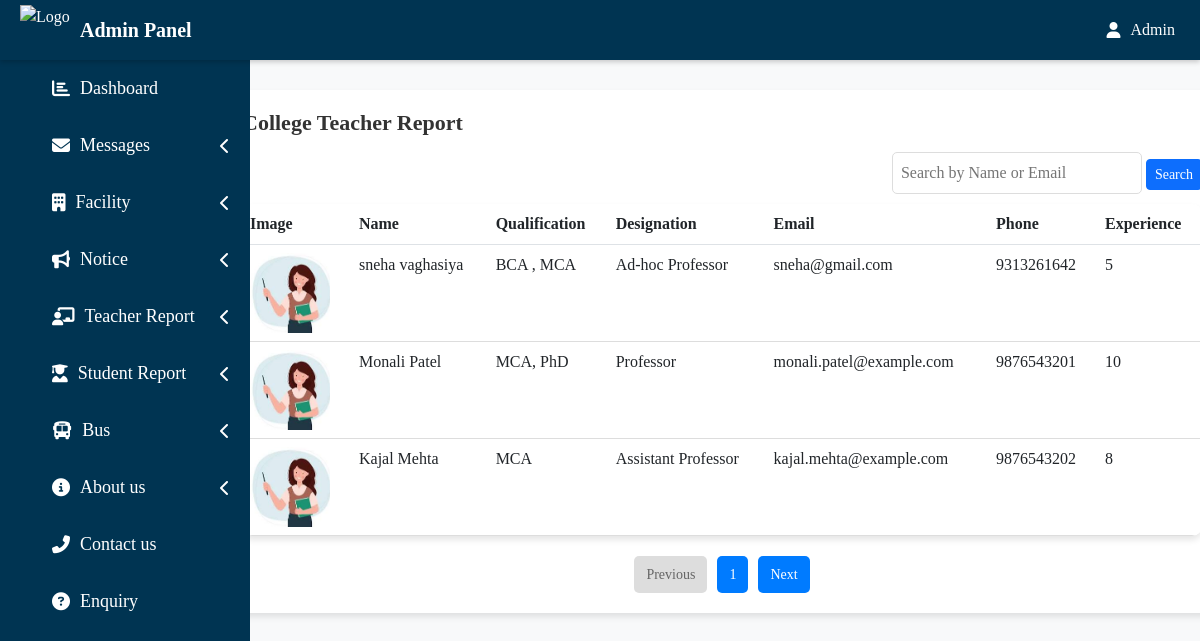
/admin/college_teacher_report.php (signed in), run on the app's committed database.
### tables this page shows
CREATE TABLE `faculty` (
  `id` int(11) NOT NULL,
  `name` varchar(100) NOT NULL,
  `email` varchar(100) NOT NULL,
  `phone` varchar(15) NOT NULL,
  `qualification` varchar(100) NOT NULL,
  `field` enum('BCA','BCOM','BBA','MSC IT','Lab Assistant','Admin Staff','Sports Staff') NOT NULL,
  `designation` varchar(100) NOT NULL,
  `experience` int(11) NOT NULL,
  `contact` varchar(50) NOT NULL,
  `image` varchar(255) NOT NULL
);

### admin/college_teacher_report.php (the view, shortened to what this page needs)
<?php
$limit = 3;
$page = isset($_GET['page']) ? (int)$_GET['page'] : 1;
$page = max(1, $page);
$start = ($page - 1) * $limit;
$resultCount = mysqli_query($conn, "SELECT COUNT(*) AS total FROM faculty");
$totalRows = mysqli_fetch_assoc($resultCount)['total'];
$totalPages = ceil($totalRows / $limit);
$search = isset($_GET['search']) ? $_GET['search'] : '';
$whereClause = $search ? "WHERE name LIKE '%$search%' OR email LIKE '%$search%'" : "";
$query = "SELECT * FROM faculty $whereClause LIMIT $start, $limit";
$result = mysqli_query($conn, $query);
?>
<!DOCTYPE html>
<html lang="en">
<head>
     <link href="https://cdn.jsdelivr.net/npm/bootstrap@5.3.0/dist/css/bootstrap.min.css" rel="stylesheet">
</head>
<body>
    <?php include ('include/header.php'); ?>
    <div class="    container mt-4">
    <div class="container1">
        <fieldset>
   <legend>     <h1>College Teacher Report</h1></legend>
   <div class="search-bar">
        <form method="GET" >
            <input type="text" name="search" placeholder="Search by Name or Email" value="<?php echo $search; ?>">
            <button type="submit" class="btn btn-primary btn-sm">Search</button>
        </form>
    </div>
        <table class="table">
            <tr>
                <th>Image</th>
                <th>Name</th>
                <th>Qualification</th>
                <th>Designation</th>
                <th>Email</th>
                <th>Phone</th>
                <th>Experience</th>
            </tr>
            <?php while ($row = mysqli_fetch_assoc($result)): ?>
            <tr>
                <td><img src="images/<?php echo $row['image']; ?>"  class="faculty-img "alt="Faculty Image"></td>
                <td><?php echo $row['name']; ?></td>
                <td><?php echo $row['qualification']; ?></td>
                <td><?php echo $row['designation']; ?></td>
                <td><?php echo $row['email']; ?></td>
                <td><?php echo $row['phone']; ?></td>
                <td><?php echo $row['experience']; ?></td>
            </tr>
            <?php endwhile; ?>
        </table>
        <div class="pagination">
            <?php if ($page > 1): ?>
                <a href="?page=<?php echo $page - 1; ?>&search=<?php echo $search; ?>">Previous</a>
            <?php else: ?>
                <span class="disabled">Previous</span>
            <?php endif; ?>
            <span><?php echo $page; ?></span>
            <?php if ($page < $totalPages): ?>
                <a href="?page=<?php echo $page + 1; ?>&search=<?php echo $search; ?>">Next</a>
            <?php else: ?>
                <span class="disabled">Next</span>
            <?php endif; ?>
        </div>
        </fieldset>
    </div>
    </div>
</body>
</html>

### admin/college_teacher_report.php (style rules this page uses)
body { font-family: 'Poppins', sans-serif; background-color: #f8f9fa; }
.container1 { background: #fff; padding: 20px; border-radius: 10px; box-shadow: 0 4px 6px rgba(0, 0, 0, 0.1); margin-top: 90px; margin-left: 180px; width: 1000px; margin-bottom: 30px; }
h1 { font-size: 22px; font-weight: 600; color: #333; }
.search-bar { display: flex; justify-content: flex-end; margin-bottom: 10px; }
.search-bar input { padding: 8px; width: 250px; border-radius: 5px; border: 1px solid #ddd; }
table { width: 90%; background: #fff; border-radius: 10px; overflow: hidden; box-shadow: 0 4px 6px rgba(0, 0, 0, 0.1); }
th { background: #007bff; color: white; text-align: left; padding: 10px; }
td { padding: 10px; border-bottom: 1px solid #ddd; }
.faculty-img { width: 80px; height: 80px; border-radius: 5px; object-fit: cover; }
.pagination { margin-top: 20px; display: flex; justify-content: center; gap: 10px; }
.pagination a, .pagination span { padding: 8px 12px; border-radius: 5px; text-decoration: none; font-size: 14px; background: #007bff; color: white; }
.pagination .disabled { background: #ddd; color: #666; pointer-events: none; }

### admin/include/header.php (style rules this page uses)
* { margin: 0; padding: 0; font-family: times new roman; }

### data on the page
faculty: image (picture), name "sneha vaghasiya", qualification "BCA , MCA", designation "Ad-hoc Professor", email "sneha@gmail.com", phone "9313261642", experience "5"
faculty: image (picture), name "Monali Patel", qualification "MCA, PhD", designation "Professor", email "monali.patel@example.com", phone "9876543201", experience "10"
faculty: image (picture), name "Kajal Mehta", qualification "MCA", designation "Assistant Professor", email "kajal.mehta@example.com", phone "9876543202", experience "8"

### other printed values
$page "1"
